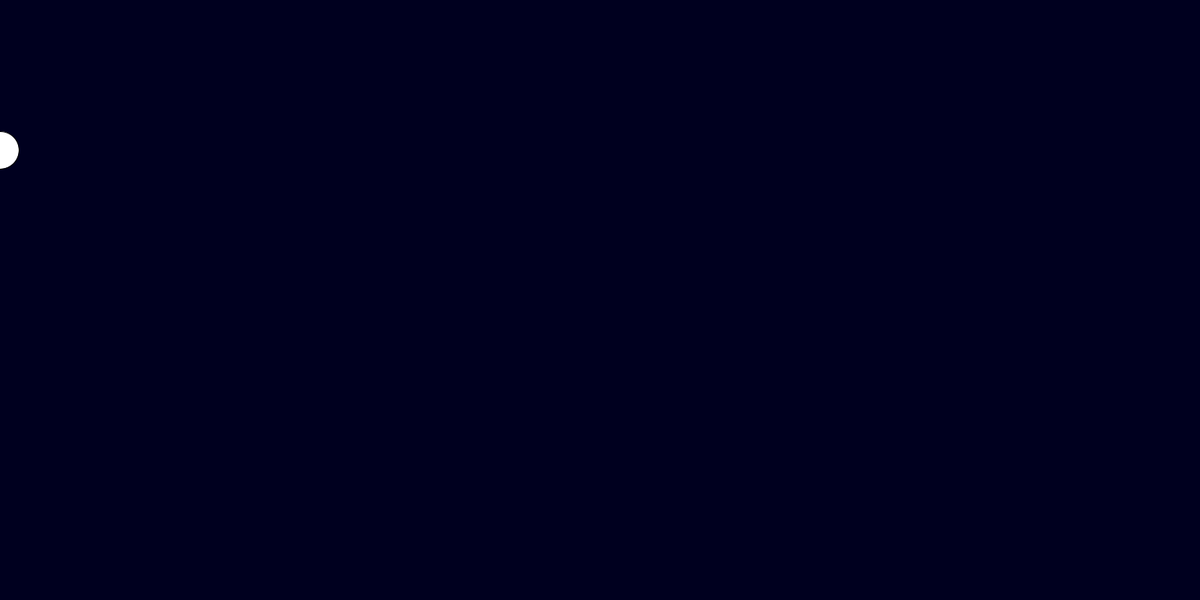
Frame 1 (no input)
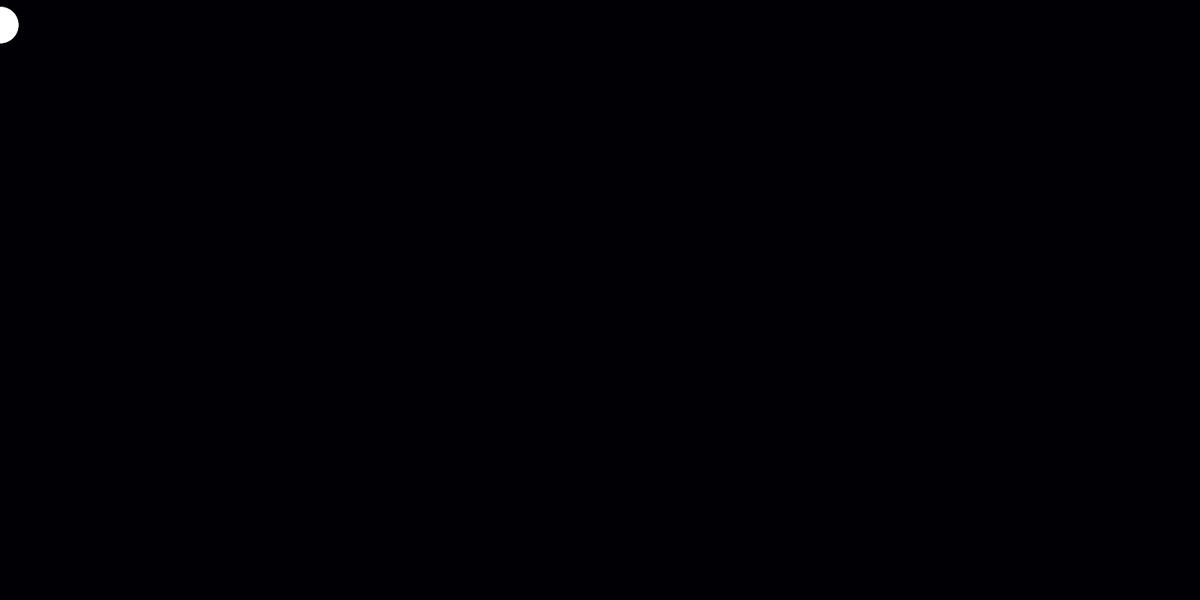
Frame 60 (the mouse pressed at the canvas centre just before this capture)
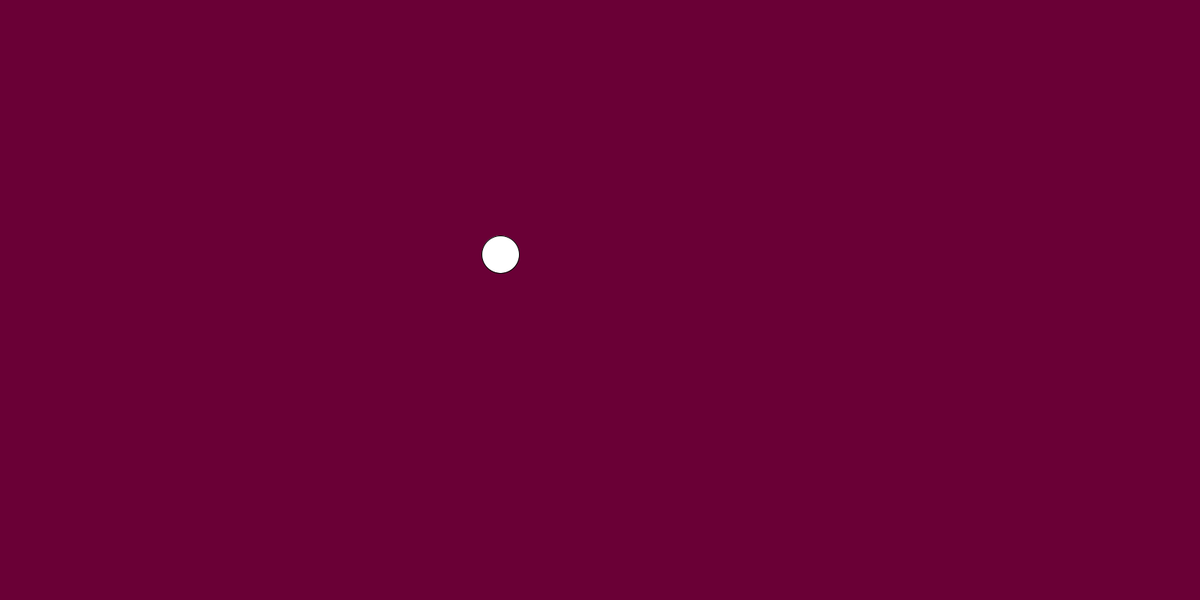
Frame 120 (the mouse held since frame 60 and released just before this capture)

The Processing sketch that drew these frames (run headless with seeded random() and noise(); from frame 60 on, the mouse is pressed at the canvas centre):

// Processing sketch: Basic_Ball_Animation
// ── Basic_Ball_Animation.pde
//GLOBAL VARIABLES
float xBall, yBall;

//MAIN PROGRAM
void setup(){
  size(1600,800);
  xBall = 0;
  yBall = height/4;   //Here, height is automatically 
                      //set to 600/2 and width to 800/2
}

//DRAW() GETS CALLED ~30 TIMES PER SECOND AFTER SETUP() FINISHES 
void draw(){
  float r = xBall/width * 255;
  float b = yBall/width * 255;
  background(r,0,b);
  
  circle(xBall, yBall, 50);
  
  xBall = xBall + (mouseX-xBall)*0.03;
  yBall = yBall + (mouseY-yBall)*0.03;
}



//OTHER THINGS TO TRY
  //xBall = xBall + (width-xBall)*0.02;
  //xBall += (mouseX-xBall)*0.2;
  //yBall += (mouseY-yBall)*0.2;
